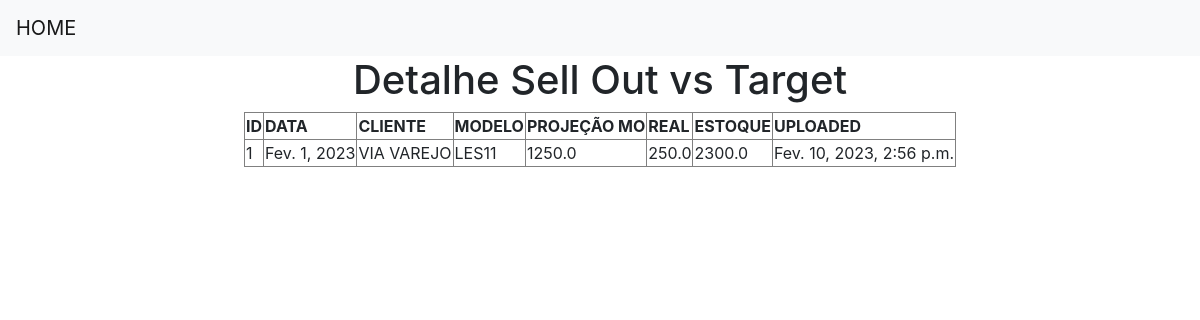
/1/, run on the app's committed database.
### app_dados_semanal/models.py (models this page shows)
class Semanal(models.Model):
    data = models.DateField(null= False)
    cliente = models.CharField(max_length = 100, null= False)
    modelo = models.CharField(max_length = 100, null = False)
    projecao_m0 = models.FloatField(null = True, default=0)
    real = models.FloatField(null = True, default=0)
    estoque = models.FloatField(null = True, default=0)
    uploaded = models.DateTimeField(default=timezone.now)

### app_dados_semanal/views.py (the view)
# urls.py: path('<int:id>/', views.detalhe,name='detalhe'),
def detalhe(request,id):
    dados = {
        'dados': Semanal.objects.get(pk=id)
    }
    return render(request,'detalhe.html',dados)

### app_dados_semanal/templates/detalhe.html
{% extends 'base.html' %}
{% block conteudo %}
    <h1><center>Detalhe Sell Out vs Target</center></h1>
    <div class="container">
        <table align="center" border='1'>
            <tr>
                <th>ID </th>
                <th>DATA </th>
                <th>CLIENTE</th>
                <th>MODELO</th>
                <th>PROJEÇÃO MO</th>
                <th>REAL</th>
                <th>ESTOQUE</th>
                <th>UPLOADED </th>
            </tr>
            <tr>
                <td>{{dados.id}}</td>
                <td>{{dados.data}}</td>
                <td>{{dados.cliente}}</td>
                <td>{{dados.modelo}}</td>
                <td>{{dados.projecao_m0}}</td>
                <td>{{dados.real}}</td>
                <td>{{dados.estoque}}</td>
                <td>{{dados.uploaded}}</td>
            </tr>
        </table>
    </div>
{% endblock%}

### data on the page
Semanal: id "1", data "Fev. 1, 2023", cliente "VIA VAREJO", modelo "LES11", projecao_m0 "1250.0", real "250.0", estoque "2300.0", uploaded "Fev. 10, 2023, 2:56 p.m."
